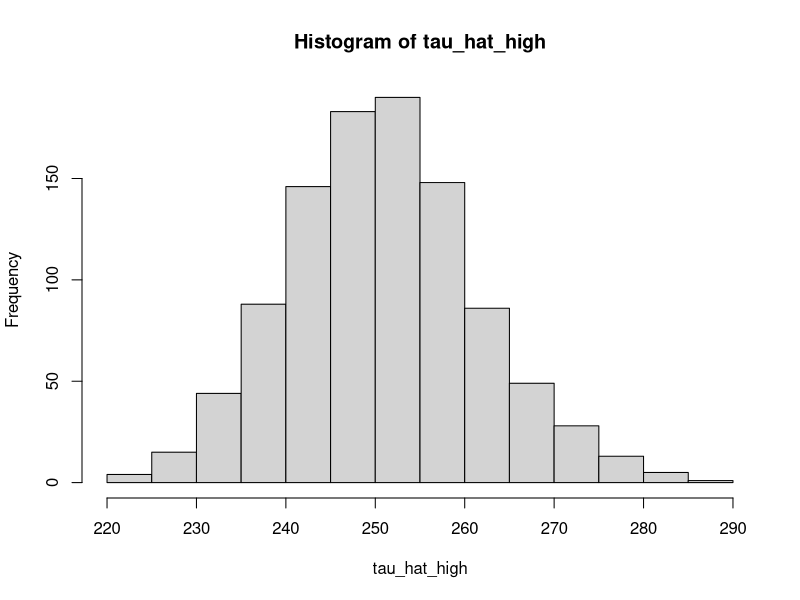
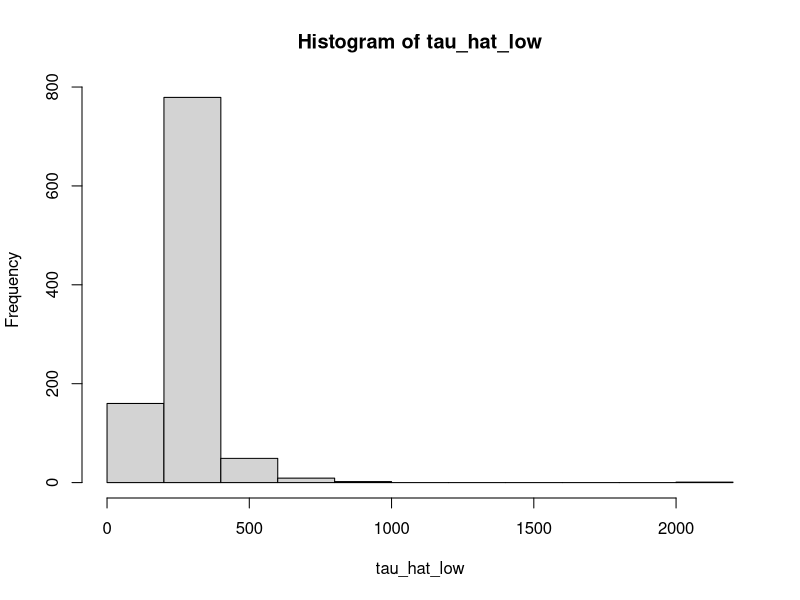
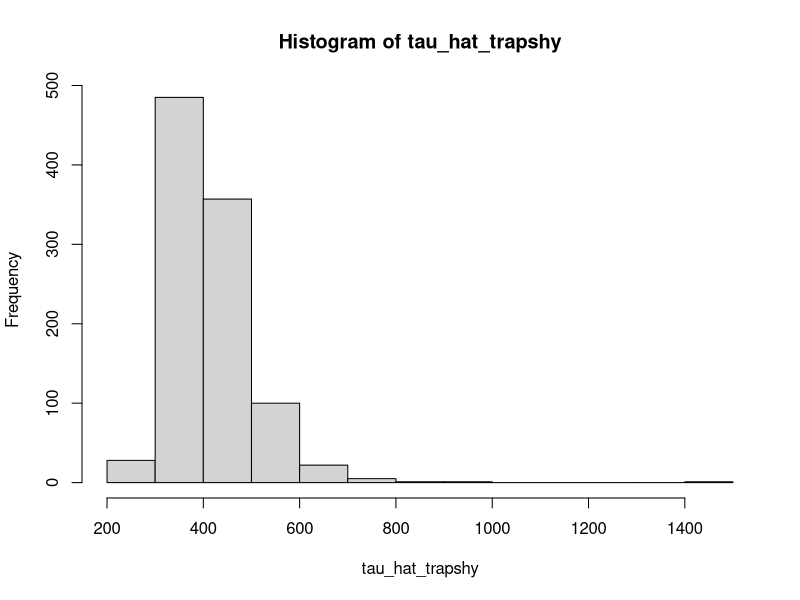
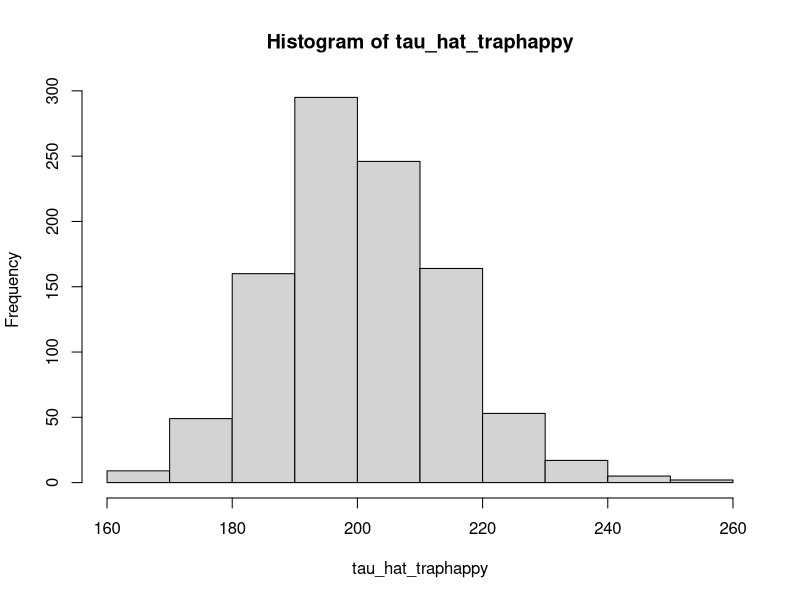

Recreate these plots in R, in order.
## ---- chunk 1
knitr::opts_chunk$set(echo = FALSE)
## ---- chunk 2
n1 <- 37
n2 <- 42
m2 <- 30
## ---- chunk 3
tau_hat <- n1 * n2 / m2
tau_hat
## ---- chunk 4
p_hat <- m2 / n1
p_hat 
## ---- chunk 5
n1_Baileys <- 12
n2_Baileys <- 12
m2_Baileys <- 4
## ---- chunk 6
tau_hat_Baileys <- (n1_Baileys * n2_Baileys) / m2_Baileys
tau_hat_Baileys
## ---- chunk 7
p_hat_Baileys <- m2_Baileys / n1_Baileys
p_hat_Baileys
## ---- chunk 8
N <- 250
## ---- chunk 9
nRuns <- 1000
## ---- chunk 10
LP_estimator <- function(p1, p2, c2) {
  
  # make sure we get the same numbers every time
  set.seed(4)
  
  # create an empty data frame to hold simulated values
  Nhat <- matrix(NA, nRuns)  # create a matrix to hold estimates
   
  for(i in 1:nRuns) { 
    # simulate data 
    n1 <- rbinom(1, N, p1)     # no. individuals captured on survey occasion 1
    u2 <- rbinom(1, N-n1, p2)  # no. marked individuals recaptured on survey occasion 2
    m2 <- rbinom(1, n1, c2)    # no. marked individuals recaptured on survey occasion 2
    n2 <- u2 + m2              # total no. individuals captured on survey occasion 2
    
    # calculate estimated abundance via (modified) Lincoln-Peterson
    Nhat[i] <- (n1 )*(n2) / (m2)
  }
  
  return(Nhat) # the function will return our estimate of the population
}
## ---- chunk 11
    tau_hat_high <- LP_estimator(p1 = 0.6, p2 = 0.6, c2 = 0.6)
## ---- chunk 12
    hist(tau_hat_high)
## ---- chunk 13
    mean(tau_hat_high)

    # On average, how biased are our estimates?
    mean(tau_hat_high) - N       # bias

    # How precise are our estimates?
    sd(tau_hat_high)            # precision
## ---- chunk 14
    tau_hat_low <- LP_estimator(p1 = 0.2, p2 = 0.2, c2 = 0.2)
## ---- chunk 15
    hist(tau_hat_low)
## ---- chunk 16
    mean(tau_hat_low)

    # On average, how biased are our estimates?
    mean(tau_hat_low) - N       # bias

    # How precise are our estimates?
    sd(tau_hat_low)            # precision
## ---- chunk 17

## ---- chunk 18
tau_hat_trapshy <- LP_estimator(p1 = 0.4, p2 = 0.4, c2 = 0.2)
hist(tau_hat_trapshy)
## ---- chunk 19
mean(tau_hat_trapshy)

# On average, how biased are our estimates?
mean(tau_hat_trapshy) - N       # bias

# How precise are our estimates?
sd(tau_hat_trapshy)            # precision
## ---- chunk 20
tau_hat_traphappy <- LP_estimator(p1 = 0.4, p2 = 0.4, c2 = 0.6)
hist(tau_hat_traphappy)
## ---- chunk 21
mean(tau_hat_traphappy)
# On average, how biased are our estimates?
mean(tau_hat_traphappy) - N       # bias
# How precise are our estimates?
sd(tau_hat_traphappy)            # precision
